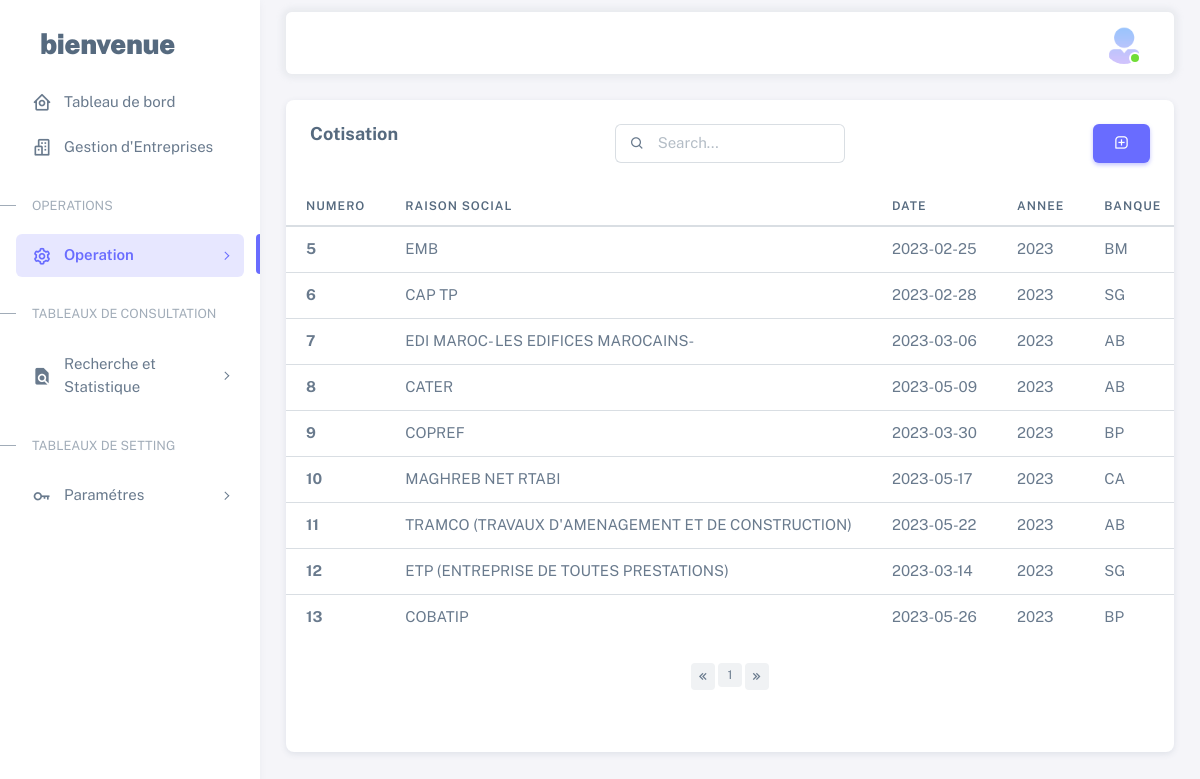
/cotisation.php (signed in), run on the app's committed database.
### tables this page shows
CREATE TABLE `cotis` (
  `id` int(11) NOT NULL,
  `ENTREPRISE` varchar(250) DEFAULT NULL,
  `banque` varchar(2) DEFAULT NULL,
  `date_paim` date NOT NULL DEFAULT current_timestamp(),
  `type_paiement` varchar(35) NOT NULL,
  `num_recu_cotis` int(11) NOT NULL,
  `Num_cheque` varchar(35) NOT NULL,
  `montant` int(5) DEFAULT NULL,
  `lieu` varchar(5) DEFAULT NULL,
  `ANNEE` year(4) DEFAULT NULL,
  `id_entre` int(11) NOT NULL
);

### cotisation.php (the view, shortened to what this page needs)
<!DOCTYPE html>
<html lang="fr" class="light-style layout-menu-fixed" dir="ltr" data-theme="theme-default" data-assets-path="assets/"
    data-template="vertical-menu-template-free">
<head>
    <link rel="stylesheet" href="assets/vendor/fonts/boxicons.css" />
    <link href='https://unpkg.com/boxicons@2.1.2/css/boxicons.min.css' rel='stylesheet'>
    <link rel="stylesheet" href="assets/vendor/css/core.css" class="template-customizer-core-css" />
    <link rel="stylesheet" href="assets/vendor/css/theme-default.css" class="template-customizer-theme-css" />
    <link rel="stylesheet" href="assets/css/demo.css" />
    <link rel="stylesheet" href="assets/vendor/libs/perfect-scrollbar/perfect-scrollbar.css" />
    <link rel="stylesheet" href="assets/vendor/libs/apex-charts/apex-charts.css" />
</head>
<body>
    <div class="layout-wrapper layout-content-navbar">
        <div class="layout-container">
            <aside id="layout-menu" class="layout-menu menu-vertical menu bg-menu-theme">
                <div class="app-brand demo">
                    <a href="dashboard.php" class="app-brand-link">
                        <span class="app-brand-text demo menu-text fw-bolder ms-2">bienvenue</span>
                    </a>
                </div>
                <ul class="menu-inner py-1">
                    <li class="menu-item ">
                        <a href="dashboard.php" class="menu-link">
                            <i class="menu-icon tf-icons bx bx-home-circle"></i>
                            <div data-i18n="Analytics">Tableau de bord</div>
                        </a>
                    </li>
                    <li class="menu-item">
                        <a href="Entreprises.php" class="menu-link">
                            <i class="menu-icon tf-icons bx bx-buildings"></i>
                            <div data-i18n="Basic">Gestion d'Entreprises</div>
                        </a>
                    </li>
                    <li class="menu-header small text-uppercase">
                        <span class="menu-header-text">OPERATIONS</span>
                    </li>
                    <li class="menu-item active">
                        <a href="javascript:void(0);" class="menu-link menu-toggle">
                            <i class="menu-icon tf-icons bx bx-cog"></i>
                            <div data-i18n="Account Settings">Operation</div>
                        </a>
                    </li>
                    <li class="menu-header small text-uppercase"><span class="menu-header-text">Tableaux de
                            Consultation</span></li>
                    <li class="menu-item">
                        <a href="javascript:void(0);" class="menu-link menu-toggle">
                            <i class="menu-icon tf-icons bx bxs-file-find"></i>
                            <div data-i18n="Account Settings">Recherche et Statistique</div>
                        </a>
                    </li>
                    <li class="menu-header small text-uppercase"><span class="menu-header-text">Tableaux de
                            setting</span></li>
                    <li class="menu-item">
                        <a href="javascript:void(0);" class="menu-link menu-toggle">
                            <i class="menu-icon tf-icons bx bx-key"></i>
                            <div data-i18n="Account Settings">Paramétres</div>
                        </a>
                    </li>
                </ul>
            </aside>
            <div class="layout-page">
                <nav class="layout-navbar container-xxl navbar navbar-expand-xl navbar-detached align-items-center bg-navbar-theme"
                    id="layout-navbar">
                    <div class="navbar-nav-right d-flex align-items-center" id="navbar-collapse">
                        <ul class="navbar-nav flex-row align-items-center ms-auto">
                            <li class="nav-item navbar-dropdown dropdown-user dropdown">
                                <a class="nav-link dropdown-toggle hide-arrow" href="javascript:void(0);"
                                    data-bs-toggle="dropdown">
                                    <div class="avatar avatar-online">
                                        <img src="assets/img/avatars/55.png" alt
                                            class="w-px-40 h-auto rounded-circle" />
                                    </div>
                                </a>
                            </li>
                        </ul>
                    </div>
                </nav>
                <div class="content-wrapper">
                    <div class="container-xxl flex-grow-1 container-p-y">
                        <div class="card">
                            <div class="row">
                                <div class="col-md-4">
                                    <div class="input-group input-group-merge">
                                        <h5 class="input-group card-header input-group-merge">
                                            <strong>Cotisation</strong>
                                        </h5>
                                    </div>
                                </div>
                                <div class="col-md-4">
                                    <div class=" card-header ">
                                        <div class="input-group input-group-merge">
                                            <span class="input-group-text input-group-merge"
                                                id="basic-addon-search31"><i class="bx bx-search"></i></span>
                                            <input type="text" id="search" class="form-control" placeholder="Search..."
                                                aria-label="Search..." aria-describedby="basic-addon-search31">
                                        </div>
                                    </div>
                                </div>
                                <div class="col-md-4 ">
                                    <div class="input-group card-header" style="justify-content: right;">
                                        <button type="button" class="btn btn-primary bx bx-message-square-add"
                                            data-bs-toggle="modal" data-bs-target="#modaladd">
                                        </button>
                                    </div>
                                </div>
                            </div>
                            <?php include 'updatecotis.php'; ?>
                            <div class="table-responsive text-nowrap">
                                <table class="table table-hover" id="table_cotis">
                                    <thead>
                                        <tr>
                                            <th>Numero</th>
                                            <th>Raison social</th>
                                            <th>Date</th>
                                            <th>annee</th>
                                            <th>Banque</th>
                                        </tr>
                                    </thead>
                                    <tbody class="table-border-bottom-0" id="tabcotisser">
                                        <?php
                                        $sql = "SELECT * FROM `cotis`";
                                        $query = mysqli_query($conn, $sql);
                                        if (mysqli_num_rows($query) > 0) {
                                            while ($row = mysqli_fetch_assoc($query)) {
                                                $ide = $row["id"];
                                                echo "
                                                    <tr>
                                                        <td><strong>" . $row["id"] . "</strong></td>
                                                        <td>" . $row["ENTREPRISE"] . "</td>
                                                        <td>" . $row["date_paim"] . "</td>
                                                        <td>" . $row["ANNEE"] . "</td>
                                                        <td>";
                                                if ($row["banque"] == '0') {
                                                    echo "XXX";
                                                } else {
                                                    echo $row["banque"];
                                                }
                                                echo "</td>
                                                        <td>" . $row["type_paiement"] . "</td>
                                                        <td>" . $row["Num_cheque"] . "</td>
                                                        <td>" . $row["montant"] . "<strong>DH</strong></td>
                                                        <td>" . $row["lieu"] . "</td>";
                                                if ($_COOKIE['type_user'] == 1) {
                                                    echo "<td>
                                                                <div class=\"dropdown\">
                                                                    <button type=\"button\" class=\"btn p-0 dropdown-toggle hide-arrow\" data-bs-toggle=\"dropdown\">
                                                                        <i class=\"bx bx-dots-vertical-rounded\"></i>
                                                                    </button>
                                                                    <div class=\"dropdown-menu\">
                                                                        <a class=\"dropdown-item editcotis\"  data-bs-toggle=\"modal\" data-bs-target=\"#cotisationup\" href=\"#\"><i class=\"bx bx-edit-alt me-1\" data-id=" . $ide . "></i> Edit</a>
                                                                        <a class=\"dropdown-item\" href=cotisation.php?cotisation_del=" . $row["id"] . "><i class=\"bx bx-trash me-1\"></i> Delete</a>
                                                                    </div>
                                                                </div>
                                                            </td>
                                                        </tr>";
                                                }
                                            }
                                        }
                                        ?>
                                    </tbody>
                                </table>
                            </div>
                            <?php
                            $record_per_page = 25;
                            echo "<br /><div align=\"center\"> <nav aria-label=\"Page navigation\">
              <ul class=\"pagination pagination-sm justify-content-center\">
                <li class=\"page-item\">
                  <a class=\"page-link prev\" href=\"javascript:void(0);\"><i class=\"tf-icon bx bx-chevrons-left\"></i></a>
                </li>";
                            $page_query = "SELECT * FROM cotis ORDER BY Id ASC";
                            $page_result = mysqli_query($conn, $page_query);
                            $total_records = mysqli_num_rows($page_result);
                            $total_pages = ceil($total_records / $record_per_page);
                            for ($i = 1; $i <= $total_pages; $i++) {
                                echo "
                <li class=\"page-item \">
                  <a class=\"page-link pagination_link\" id='" . $i . "'>" . $i . "</a>
                </li>
                ";
                            }
                            echo "<li class=\"page-item \">
                  <a class=\"page-link next\" id=" . $total_pages . " href=\"javascript:void(0);\">
                    <i class=\"tf-icon bx bx-chevrons-right\" ></i>
                  </a>
                </li>
              </ul>
            </nav><br /><br />";
                            ?>
                        </div>
                    </div>
                </div>
            </div>
        </div>
    </div>
</body>
</html>

### assets/css/demo.css (style rules this page uses)
.menu .app-brand.demo { height: 64px; margin-top: 12px; }
.app-brand-text.demo { font-size: 1.75rem; letter-spacing: -0.5px; text-transform: lowercase; }

### data on the page
cotis: id "5", ENTREPRISE "EMB", date_paim "2023-02-25", ANNEE "2023", banque "BM"
cotis: id "6", ENTREPRISE "CAP TP", date_paim "2023-02-28", ANNEE "2023", banque "SG"
cotis: id "7", ENTREPRISE "EDI MAROC- LES EDIFICES MAROCAINS-", date_paim "2023-03-06", ANNEE "2023", banque "AB"
cotis: id "8", ENTREPRISE "CATER", date_paim "2023-05-09", ANNEE "2023", banque "AB"
cotis: id "9", ENTREPRISE "COPREF", date_paim "2023-03-30", ANNEE "2023", banque "BP"
cotis: id "10", ENTREPRISE "MAGHREB NET RTABI", date_paim "2023-05-17", ANNEE "2023", banque "CA"
cotis: id "11", ENTREPRISE "TRAMCO (TRAVAUX D'AMENAGEMENT ET DE CONSTRUCTION)", date_paim "2023-05-22", ANNEE "2023", banque "AB"
cotis: id "12", ENTREPRISE "ETP (ENTREPRISE DE TOUTES PRESTATIONS)", date_paim "2023-03-14", ANNEE "2023", banque "SG"
cotis: id "13", ENTREPRISE "COBATIP", date_paim "2023-05-26", ANNEE "2023", banque "BP"
